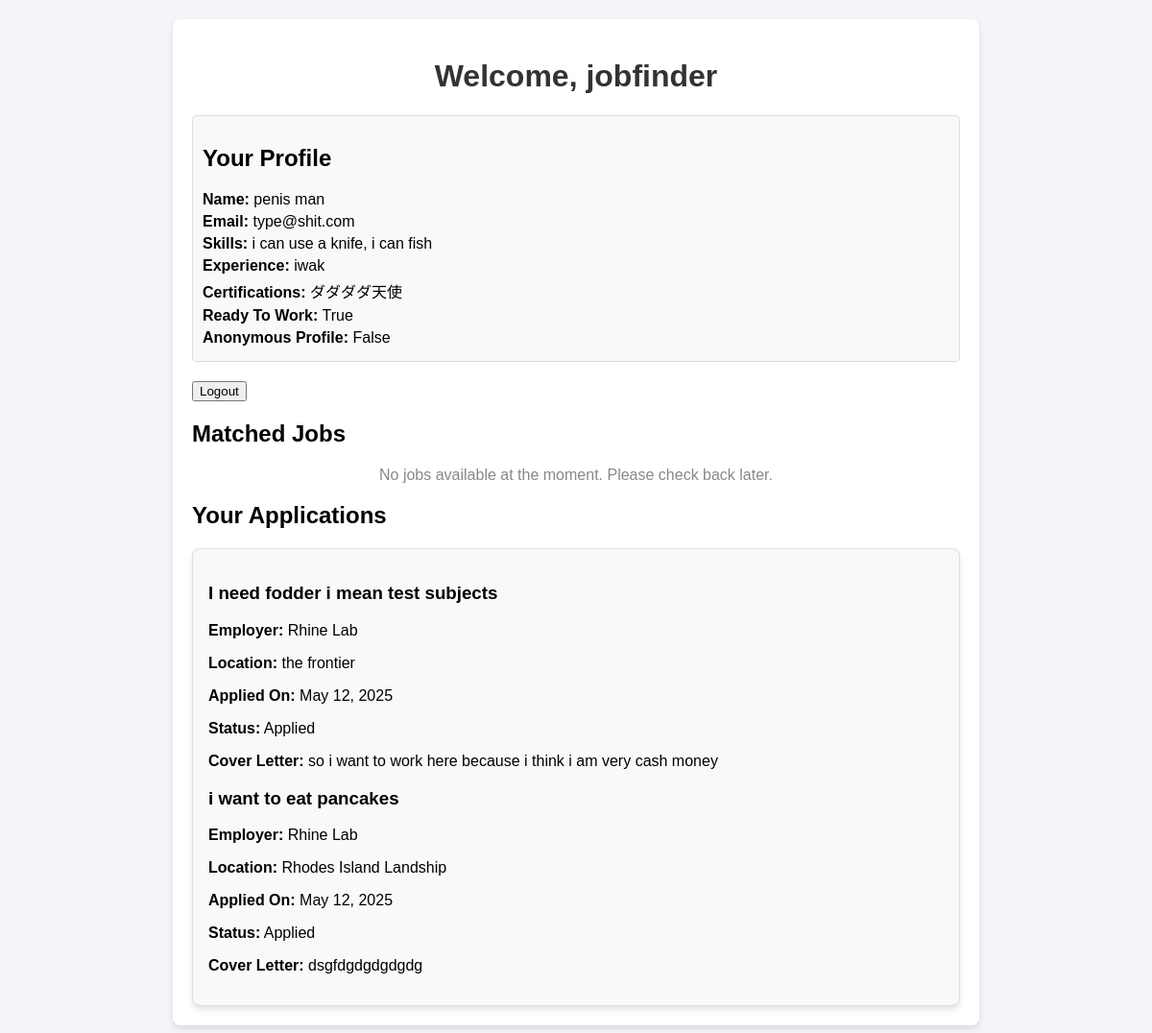
/jobseeker-dashboard/ (signed in), run on an earlier commit of the app's database.
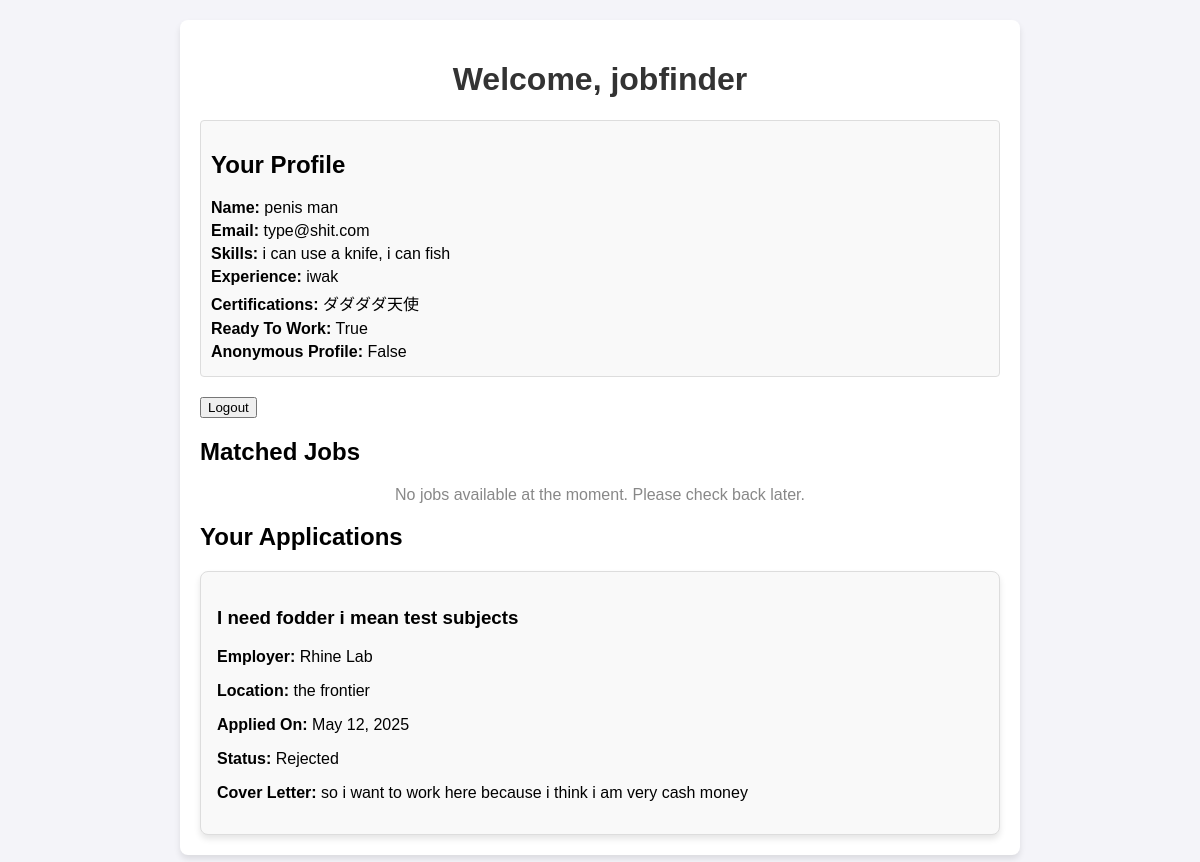
And on a later commit of the database.
### backend/models.py (models this page shows, shortened)
class Application(models.Model):
    job = models.ForeignKey(JobListing, on_delete=models.CASCADE)
    applicant = models.ForeignKey(JobSeeker, on_delete=models.CASCADE)
    applied_at = models.DateTimeField(auto_now_add=True)  # Auto-set application date
    status = models.CharField(max_length=50, choices=[
        ('applied', 'Applied'),
        ('reviewed', 'Reviewed'),
        ('interview', 'Interview Scheduled'),
        ('hired', 'Hired'),
        ('rejected', 'Rejected')
    ], default='applied')
    is_anonymous = models.BooleanField(default=False)  # Privacy option
    cover_letter = models.TextField(blank=True)  # Optional cover letter

class JobListing(models.Model):
    employer = models.ForeignKey(Employer, on_delete=models.CASCADE)
    title = models.CharField(max_length=255)  # Job title
    description = models.TextField()  # Detailed job description
    location = models.CharField(max_length=255)  # Job location
    skills_required = models.TextField()  # Required skills
    is_felony_ok = models.BooleanField(default=False)  # Explicitly felony-friendly position
    created_at = models.DateTimeField(auto_now_add=True)  # Auto-set when created
    expires_at = models.DateTimeField()  # Job posting expiration date
    salary_range = models.CharField(max_length=100, blank=True)  # Optional salary info
    job_type = models.CharField(max_length=50, choices=[
        ('full_time', 'Full Time'),
        ('part_time', 'Part Time'),
        ('contract', 'Contract'),
        ('temporary', 'Temporary'),
    ])

class Employer(models.Model):
    user = models.OneToOneField(User, on_delete=models.CASCADE)
    company_name = models.CharField(max_length=255)
    description = models.TextField()  # Company overview
    is_felony_friendly = models.BooleanField(default=False)  # Explicit felony-friendly status
    website = models.URLField(blank=True)  # Optional company website
    logo = models.ImageField(upload_to='employer_logos/', blank=True)  # Company logo

### backend/views.py (the view)
# urls.py: path('jobseeker-dashboard/', views.job_seeker_dashboard, name='jobseeker_dashboard'),
@login_required
def job_seeker_dashboard(request):
    if not hasattr(request.user, 'job_seeker'):  # Ensure only job seekers can access
        return redirect('profile_type')
    job_seeker = request.user.job_seeker
    matcher = JobMatcher()
    all_jobs = JobListing.objects.filter(is_felony_ok=True)  # Get only felony-friendly jobs
    if(all_jobs.count() == 0):  # Check if there are any jobs available:
        messages.warning(request, 'No jobs available at the moment. Please check back later.')
        matched_jobs = []  # No jobs to match
    else:
        matched_jobs = matcher.match_jobs_to_seeker(job_seeker, all_jobs)  # Find best matches for job seeker
        print(matched_jobs)  # Debugging output
    applications = Application.objects.filter(job__in=all_jobs, applicant=job_seeker)  # Get applications made by the job seeker
    context = {
        'job_seeker': job_seeker,  # Pass job seeker data
        'matched_jobs': matched_jobs,  # Pass matched jobs
        'applications': applications,  # Pass job applications
    }
    return render(request, 'job_seeker_dashboard.html', context)

### backend/matching.py (called while the page is built)
    def match_jobs_to_seeker(self, job_seeker, jobs):
        seeker_text = f"{job_seeker.skills} {job_seeker.experience}"
        job_texts = [f"{job.title} {job.description} {job.skills_required}" for job in jobs]
        all_texts = [seeker_text] + job_texts
        tfidf_matrix = self.vectorizer.fit_transform(all_texts)
        cosine_similarities = cosine_similarity(tfidf_matrix[0:1], tfidf_matrix[1:])
        similar_indices = cosine_similarities.argsort()[0][-10:][::-1]
        matched_jobs = [(jobs[int(i)], float(cosine_similarities[0][int(i)])) for i in similar_indices]
        print(matched_jobs)
        return matched_jobs

### templates/job_seeker_dashboard.html (shortened to what this page needs)
<!DOCTYPE html>
<html lang="en">
<head>
</head>
<body>
    <div class="container">
        <h1>Welcome, {{ job_seeker.user.username }}</h1>
        <div class="profile-info">
            <h2>Your Profile</h2>
            <p><strong>Name:</strong> {{ job_seeker.user.first_name }} {{ job_seeker.user.last_name }}</p>
            <p><strong>Email:</strong> {{ job_seeker.user.email }}</p>
            <p><strong>Skills:</strong> {{ job_seeker.skills }}</p>
            <p><strong>Experience:</strong> {{ job_seeker.experience }}</p>
            <p><strong>Certifications:</strong> {{ job_seeker.certifications }}</p>
            <p><strong>Ready To Work:</strong> {{ job_seeker.ready_to_work }}</p>
            <p><strong>Anonymous Profile:</strong> {{ job_seeker.anonymous_profile }}</p>
        </div>
        <form method="POST" action="{% url 'logout' %}" style="display: inline;">
            <button type="submit" class="logout-button">Logout</button>
        </form>
        <h2>Matched Jobs</h2>
        {% if matched_jobs %}
            <ul class="job-list">
                {% for job, similarity in matched_jobs %}
                    <li>
                        <h3>{{ job.title }}</h3>
                        <p><strong>Employer:</strong> {{ job.employer }}</p>
                        <p><strong>Location:</strong> {{ job.location }}</p>
                        <p><strong>Description:</strong> {{ job.description|truncatewords:20 }}</p>
                        <p><strong>Expires:</strong> {{ job.expires_at }}</p>
                        <p><strong>Application Status:</strong> {{ job.application_status }}</p>
                        <p><strong>Similarity Score:</strong> {{ similarity|floatformat:2 }}</p>
                        <a href="{% url 'apply_job' job.id %}">Apply Now</a>
                    </li>
                {% endfor %}
            </ul>
        {% else %}
            <p class="no-jobs">No jobs available at the moment. Please check back later.</p>
        {% endif %}
        <h2>Your Applications</h2>
        <div class="application-box">
            {% if applications %}
                <ul class="application-list" style="list-style: none; padding: 0;">
                    {% for application in applications %}
                        <li>
                            <h3>{{ application.job.title }}</h3>
                            <p><strong>Employer:</strong> {{ application.job.employer.company_name }}</p>
                            <p><strong>Location:</strong> {{ application.job.location }}</p>
                            <p><strong>Applied On:</strong> {{ application.applied_at|date:"F j, Y" }}</p>
                            <p><strong>Status:</strong> {{ application.get_status_display }}</p>
                            {% if application.cover_letter %}
                                <p><strong>Cover Letter:</strong> {{ application.cover_letter|truncatewords:20 }}</p>
                            {% endif %}
                        </li>
                    {% endfor %}
                </ul>
            {% else %}
                <p class="no-applications">You have not applied for any jobs yet.</p>
            {% endif %}
        </div>
    </div>
</body>
</html>

What changed in the data, as far as the page shows it:
removed Application: job "i want to eat pancakes", job.employer.company_name "Rhine Lab", job.location "Rhodes Island Landship", applied_at "May 12, 2025", status "Applied", cover_letter "dsgfdgdgdgdgdg"
changed Application "so i want to work here because i think i am very cash money": status "Applied" → "Rejected"
